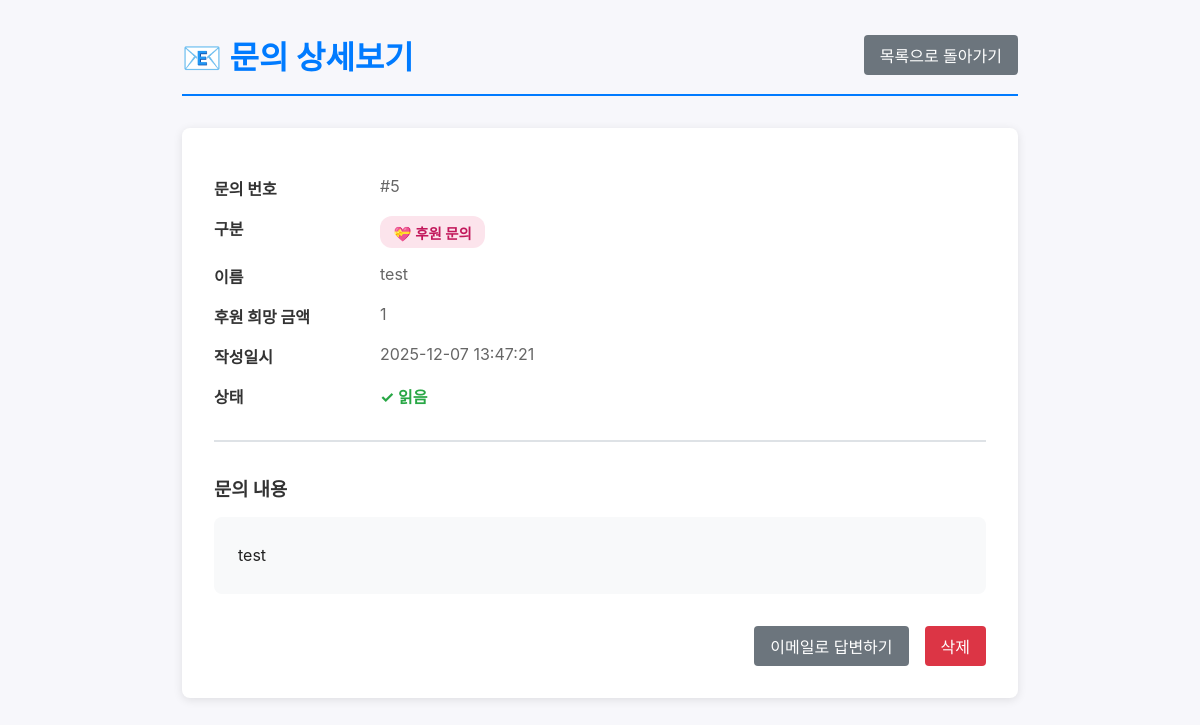
The app's page /admin/messages/5 (signed in) with its own data.
### tables this page shows
CREATE TABLE contact_messages (
			id INTEGER PRIMARY KEY AUTOINCREMENT,
			name TEXT,
			email TEXT NOT NULL,
			message TEXT NOT NULL,
			is_read INTEGER DEFAULT 0,
			created_at TIMESTAMP DEFAULT CURRENT_TIMESTAMP
		, type TEXT DEFAULT 'contact');

### app.py (the view)
@app.route('/admin/messages/<int:message_id>')
@login_required
def admin_message_detail(message_id):
	conn = get_db()
	message = conn.execute('SELECT * FROM contact_messages WHERE id = ?', (message_id,)).fetchone()
	if message and message['is_read'] == 0:
		conn.execute('UPDATE contact_messages SET is_read = 1 WHERE id = ?', (message_id,))
		conn.commit()
	conn.close()
	if not message:
		flash('문의를 찾을 수 없습니다.', 'error')
		return redirect(url_for('admin_messages'))
	return render_template('admin/message_detail.html', message=message)

### app.py (called while the page is built)
def get_db():
	conn = sqlite3.connect(DATABASE)
	conn.row_factory = sqlite3.Row
	return conn

def login_required(f):
	@wraps(f)
	def decorated_function(*args, **kwargs):
		if 'logged_in' not in session:
			flash('로그인이 필요합니다.', 'error')
			return redirect(url_for('admin_login'))
		return f(*args, **kwargs)
	return decorated_function

### templates/admin/message_detail.html (shortened to what this page needs)
<!DOCTYPE html>
<html lang="ko">
<head>
    <link rel="stylesheet" href="/static/style.css?v=900">
</head>
<body style="background: #f7f7fb;">
    <div class="admin-container">
        <div class="admin-header">
            <h1>📧 문의 상세보기</h1>
            <a href="{{ url_for('admin_messages') }}" class="btn btn-secondary">목록으로 돌아가기</a>
        </div>
        <div class="message-detail">
            <dl class="message-info">
                <dt>문의 번호</dt>
                <dd>#{{ message.id }}</dd>
                <dt>구분</dt>
                <dd>
                    {% if message.type == 'donate' %}
                    <span class="type-badge type-badge-donate">💝 후원 문의</span>
                    {% else %}
                    <span class="type-badge type-badge-contact">일반 문의</span>
                    {% endif %}
                </dd>
                <dt>이름</dt>
                <dd>{{ message.name }}</dd>
                <dt>{% if message.type == 'donate' %}후원 희망 금액{% else %}이메일{% endif %}</dt>
                <dd>
                    {% if message.type == 'donate' %}
                    {{ message.email }}
                    {% else %}
                    <a href="mailto:{{ message.email }}" style="color: #007bff; text-decoration: none;">{{ message.email }}</a>
                    {% endif %}
                </dd>
                <dt>작성일시</dt>
                <dd>{{ message.created_at }}</dd>
                <dt>상태</dt>
                <dd>
                    {% if message.is_read %}
                    <span style="color: #28a745; font-weight: bold;">✓ 읽음</span>
                    {% else %}
                    <span style="color: #dc3545; font-weight: bold;">● 읽지 않음</span>
                    {% endif %}
                </dd>
            </dl>
            <div>
                <h3 style="color: #333; margin-bottom: 1rem;">문의 내용</h3>
                <div class="message-content">{{ message.message }}</div>
            </div>
            <div class="actions">
                <a href="mailto:{{ message.email }}?subject=Re: 문의 답변" class="btn btn-secondary">이메일로 답변하기</a>
                <form method="POST" action="{{ url_for('admin_message_delete', message_id=message.id) }}" style="display: inline;" onsubmit="return confirm('이 문의를 삭제하시겠습니까?');">
                    <button type="submit" class="btn btn-danger">삭제</button>
                </form>
            </div>
        </div>
    </div>
</body>
</html>

### static/style.css (style rules this page uses)
:root { --bg:#f7f7fb; --accent:#0b5fff; --text:#222; }
* { box-sizing:border-box }
html, body { overflow-x:hidden;width:100%;max-width:100vw }
body { margin:0;padding:0;font-family: -apple-system, BlinkMacSystemFont, "Segoe UI", Roboto, "Noto Sans KR", "Helvetica Neue", Arial; color:var(--text); background:var(--bg) }
a, a:visited, a:hover, a:active { text-decoration: none; color: inherit; }
.btn { display:inline-block;background:var(--accent);color:#fff;padding:.6rem 1rem;border-radius:6px;text-decoration:none }

### templates/admin/message_detail.html (style rules this page uses)
.admin-container { max-width: 900px; margin: 0 auto; padding: 2rem; }
.admin-header { display: flex; justify-content: space-between; align-items: center; margin-bottom: 2rem; padding-bottom: 1rem; border-bottom: 2px solid #007bff; }
.admin-header h1 { color: #007bff; margin: 0; }
.btn { padding: 0.5rem 1rem; border-radius: 4px; text-decoration: none; cursor: pointer; display: inline-block; border: none; font-size: 1rem; }
.btn-secondary { background: #6c757d; color: white; }
.btn-danger { background: #dc3545; color: white; }
.message-detail { background: white; border-radius: 8px; box-shadow: 0 2px 10px rgba(0,0,0,0.1); padding: 2rem; }
.message-info { display: grid; grid-template-columns: 150px 1fr; gap: 1rem; margin-bottom: 2rem; padding-bottom: 2rem; border-bottom: 2px solid #dee2e6; }
.message-info dt { font-weight: bold; color: #333; }
.message-info dd { color: #666; margin: 0; }
.message-content { background: #f8f9fa; padding: 1.5rem; border-radius: 8px; line-height: 1.8; white-space: pre-wrap; word-wrap: break-word; }
.actions { margin-top: 2rem; display: flex; gap: 1rem; justify-content: flex-end; }
.type-badge { display: inline-block; padding: 0.35rem 0.85rem; border-radius: 12px; font-size: 0.9rem; font-weight: 600; }
.type-badge-donate { background: #fce4ec; color: #c2185b; }

### records on screen
contact_messages: id "5", name "test", email "1", created_at "2025-12-07 13:47:21", message "test"
